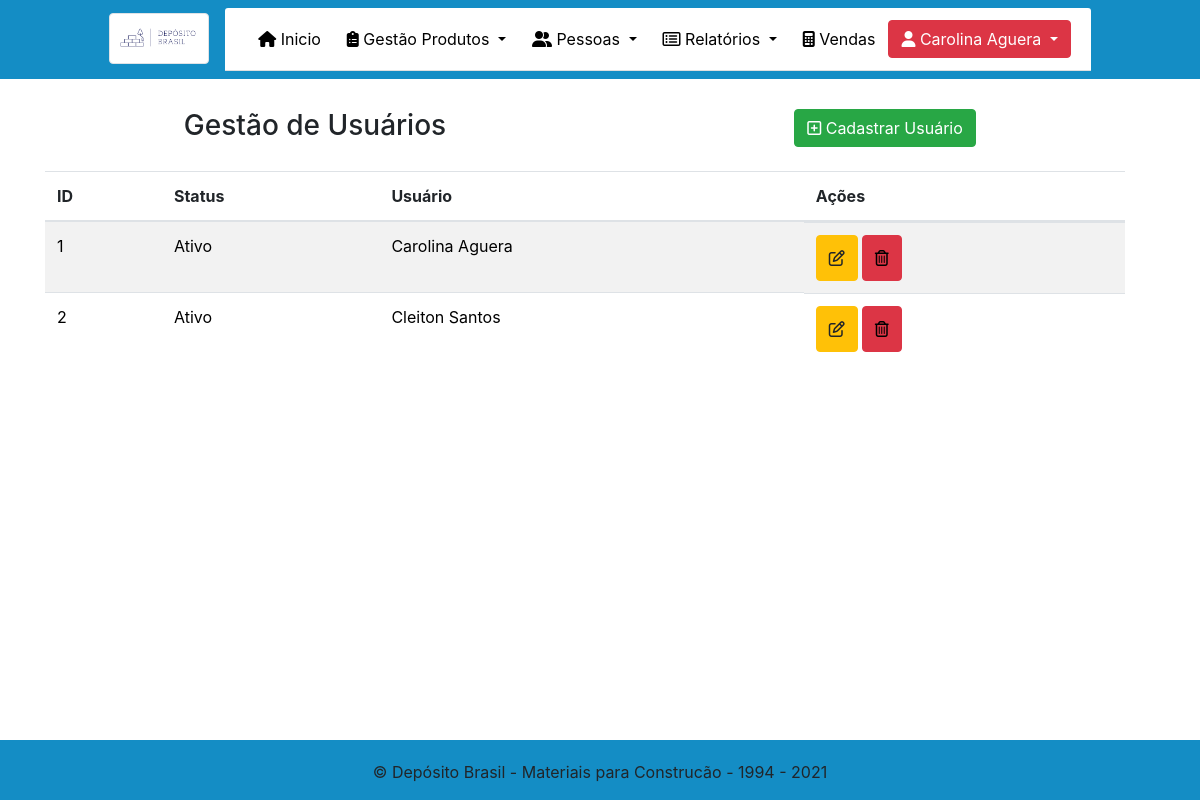
The app's page /Admin/usuarios.php (signed in), older data.
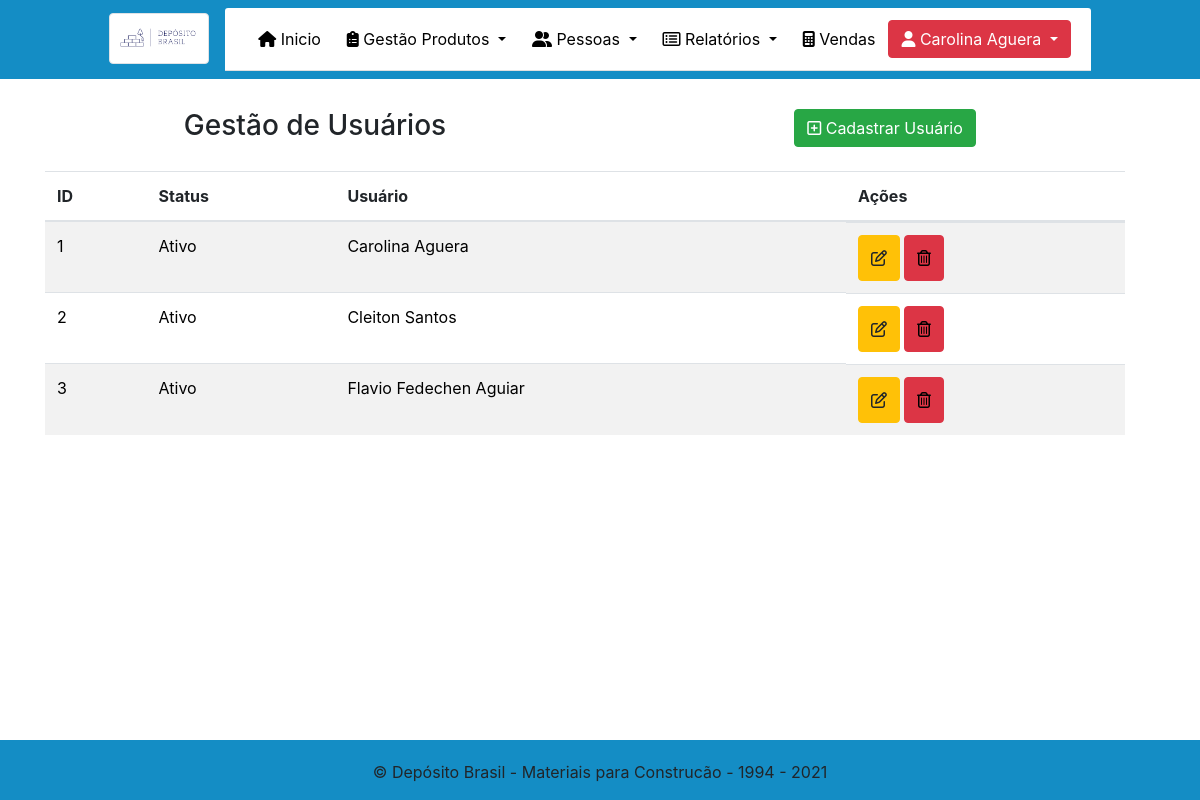
The same page, newer data.
### tables this page shows
CREATE TABLE `usuario` (
  `id` int(11) NOT NULL,
  `status` tinyint(1) NOT NULL,
  `nome_completo` varchar(200) NOT NULL,
  `data_nascimento` date NOT NULL,
  `email` varchar(100) NOT NULL,
  `sexo` tinyint(1) NOT NULL,
  `senha` varchar(255) NOT NULL,
  `data_admissao` date NOT NULL,
  `data_demissao` date DEFAULT NULL
);

### Admin/usuarios.php (the view, shortened to what this page needs)
<!DOCTYPE html>
<html lang="pt-br">
<?php
require_once("../dependencias.php");
require_once("../menu.php");
?>
<head>
</head>
<body class="teste">
    <div class="container" style="margin-top: 30px;">
        <center>
            <div class="row">
                <div class="col-sm-6">
                    <h3>Gestão de Usuários</h3>
                </div>
                <div class="col-sm-6">
                    <a href="NovoUsuario.php" type="button" class="btn btn-success">
                        <i class="far fa-plus-square"></i> Cadastrar Usuário
                    </a>
                </div>
            </div>
        </center>
        <div class="row container">
            <table class="table table-striped" style="margin-top: 20px; ">
                <thead>
                    <tr>
                        <th scope="col">ID</th>
                        <th scope="col">Status</th>
                        <th scope="col">Usuário</th>
                        <th scope="col">Ações</th>
                    </tr>
                </thead>
                <tbody style="color: black;">
                    <?php
                    $conexao = mysqli_connect('127.0.0.1', 'root', '', 'tcc');
                    $sql = "select * from usuario  ";
                    $usuarios = mysqli_query($conexao, $sql);
                    while ($data = mysqli_fetch_array($usuarios)) {
                        if ($data['status'] == 1) {
                            $statusUsuario = 'Ativo';
                        } else {
                            $statusUsuario = 'Inativo';
                        } ?>
                    <tr>
                        <td><?= $data['id']  ?></td>
                        <td><?= $statusUsuario  ?></td>
                        <td><?= $data['nome_completo']  ?></td>
                        <td class="actions d-flex" style="width: 100%;">
                            <center>
                                <form action="usuarios.php" name="form" method="post" class="needs-validation" novalidate>
                                    <button class="btn btn-warning btn-xs" type="button" style="margin-right: 4px; height: 46px; width: auto; " data-toggle="modal" data-target="#modalExemplo<?= $data['id'] ?>"><i class="far fa-edit"></i></button>
                                </form>
                            </center>
                            <button class="btn btn-danger btn-xs" style="height: 46px; width: auto; " type="button" data-toggle="modal" data-target="#ExemploModalCentralizado<?= $data['id'] ?>"><i class="far fa-trash-alt" style="color: black;"></i></button>
                        </td>
                    </tr>
                    <?php  }    ?>
                </tbody>
            </table>
        </div>
    </div>
    <?php
    require_once("rodape.php");
    ?>
</body>
</html>

Row changes from the older to the newer data that the page shows:
added usuario: id "3", status "Ativo", nome_completo "Flavio Fedechen Aguiar"
